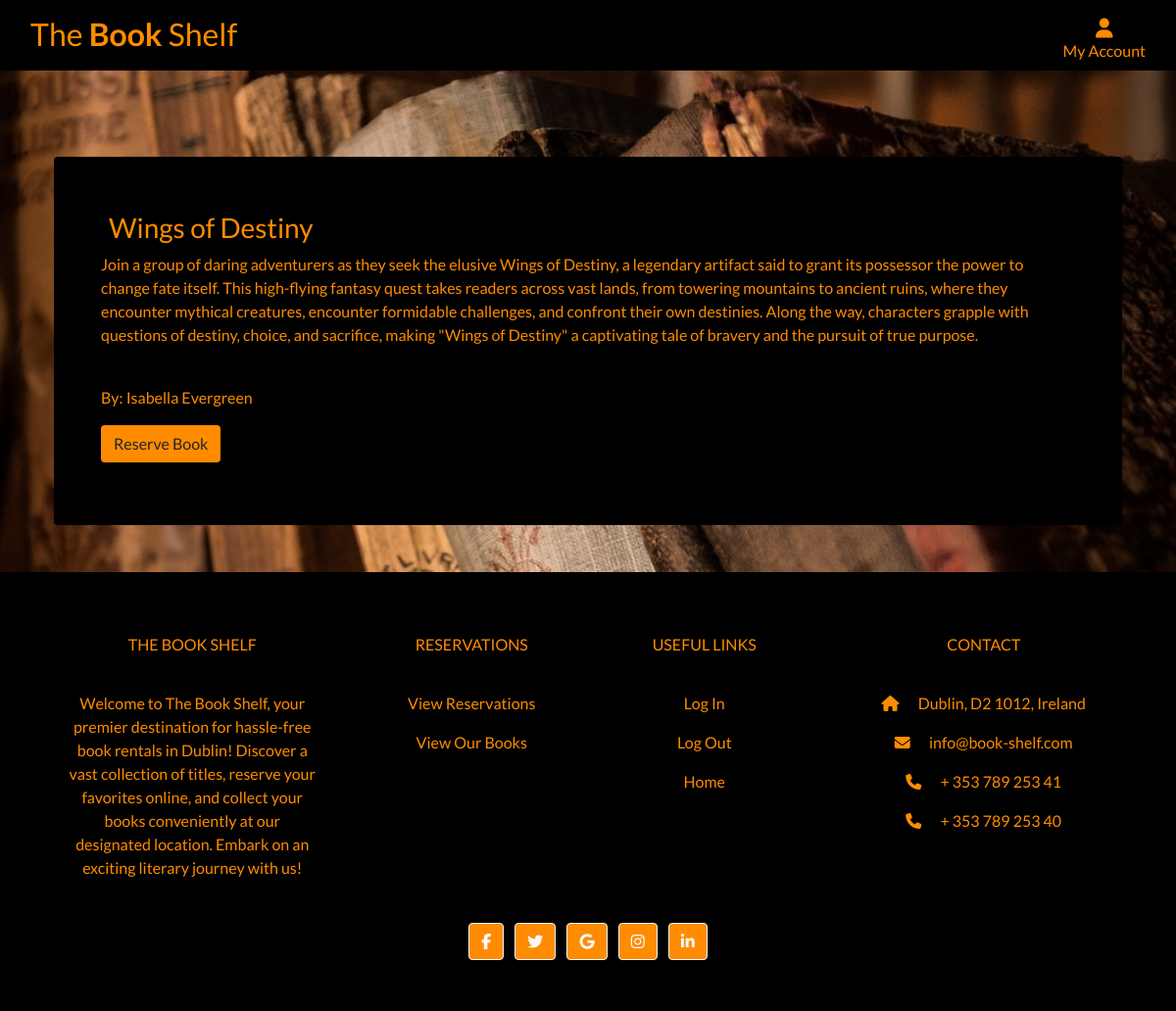
The page /rental/book/3/ on the database its author committed.
### rental/models.py (models this page shows, shortened)
class Book(models.Model):
    title = models.CharField(max_length=200)
    author = models.CharField(max_length=100)
    description = models.TextField()
    image = models.ImageField(blank=True, null=True)

### rental/views.py (the view)
# urls.py: path('book/<int:pk>/', views.book_detail, name='book_detail'),
def book_detail(request, pk):
    book = get_object_or_404(Book, pk=pk)
    return render(request, 'rental/book_detail.html', {'book': book})

### rental/templates/rental/book_detail.html
{% extends 'base.html' %}
{% block content %}
    <div class="container header-container ">
        <div class="black-bg rounded p-5">
            <div>
            <h3 class="orange-text m-2">{{ book.title }}</h3>
            <p class="orange-text">{{ book.description }}</p><br>
            <p class="mb-3 orange-text">By: {{ book.author }}</p>
            </div>
            <div class="mt-3">
                <a class="btn orange-color mb-3" href="{% url 'reserve_book' pk=book.pk %}">Reserve Book</a>
            </div>
        </div>
    </div>
{% endblock %}

### static/css/base.css (style rules this page uses)
html { height: 100%; }
body { background: url('/media/homepage_background.jpg') no-repeat center center; background-color: black; background-size: cover; height: calc(100vh - 150px); font-family: 'Lato'; }
.black-bg { background-color: rgb(0, 0, 0); border-radius: 10px; width: fit-content; margin: 10px; padding: 10px; }
.orange-color { background-color: rgb(255, 140, 0); }
.nav-text, .orange-text { color: rgb(255, 140, 0); }
.header-container { padding-top: 150px; }

### rows shown on the page
Book: title "Wings of Destiny", description "Join a group of daring adventurers as they seek the elusive Wings of Destiny, a legendary artifact said to grant its possessor the power to change fate itself. This high-flying fantasy quest takes readers across vast lands, from towering mountains to ancient ruins, where they encounter mythical creatures, encounter formidable challenges, and confront their own destinies. Along the way, characters grapple with questions of destiny, choice, and sacrifice, making \"Wings of Destiny\" a captivating tale of bravery and the pursuit of true purpose.", author "Isabella Evergreen"
